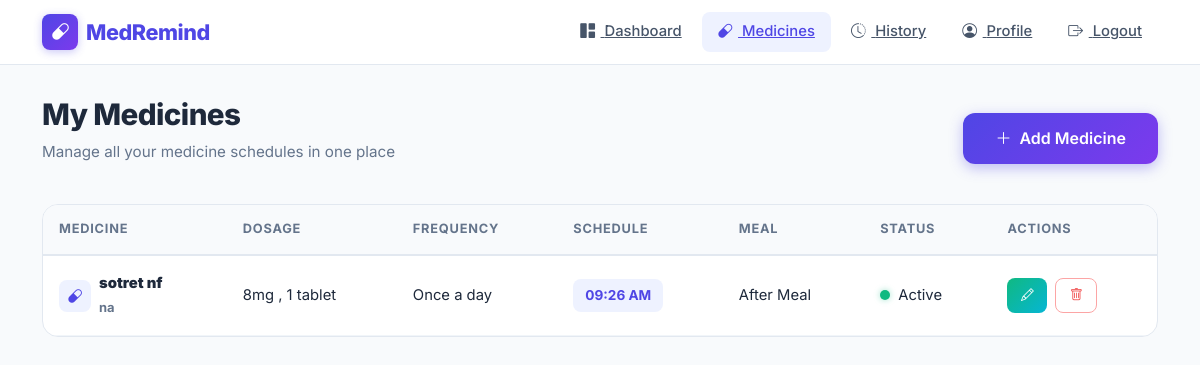
Screenshot of /medicines/ (signed in) with the database file from the repository.
### reminders/models.py (models this page shows, shortened)
class Medicine(models.Model):
    FREQUENCY_CHOICES = [
        ('once', 'Once a day'),
        ('twice', 'Twice a day'),
        ('thrice', 'Three times a day'),
        ('custom', 'Custom times'),
    ]
    MEAL_CHOICES = [
        ('before', 'Before Meal'),
        ('after', 'After Meal'),
        ('with', 'With Meal'),
        ('anytime', 'Anytime'),
    ]
    user = models.ForeignKey(User, on_delete=models.CASCADE, related_name='medicines')
    name = models.CharField(max_length=200)
    dosage = models.CharField(max_length=100, help_text='e.g., 500mg, 1 tablet')
    frequency = models.CharField(max_length=20, choices=FREQUENCY_CHOICES, default='once')
    meal_instruction = models.CharField(max_length=20, choices=MEAL_CHOICES, default='after')
    time_slot_1 = models.TimeField(help_text='Morning/First dose time')
    time_slot_2 = models.TimeField(null=True, blank=True, help_text='Afternoon/Second dose time')
    time_slot_3 = models.TimeField(null=True, blank=True, help_text='Evening/Third dose time')
    start_date = models.DateField(default=timezone.now)
    end_date = models.DateField(null=True, blank=True, help_text='Leave blank for ongoing')
    notes = models.TextField(blank=True, help_text='Any special instructions')
    image = models.ImageField(upload_to='medicines/', null=True, blank=True, help_text='Photo of medicine box or tablet for easy visual reference')
    is_active = models.BooleanField(default=True)
    created_at = models.DateTimeField(auto_now_add=True)
    updated_at = models.DateTimeField(auto_now=True)
    class Meta:
        ordering = ['time_slot_1']
        verbose_name_plural = 'Medicines'

### reminders/views.py (the view)
# urls.py: path('medicines/', views.medicine_list, name='medicine_list'),
@login_required
def medicine_list(request):
    medicines = Medicine.objects.filter(user=request.user).order_by('-is_active', 'name')
    return render(request, 'reminders/medicine_list.html', {'medicines': medicines})

### templates/reminders/medicine_list.html (shortened to what this page needs)
{% extends 'base.html' %}
{% load static %}
{% block navbar %}
<nav class="navbar-custom">
    <div class="container d-flex justify-content-between align-items-center">
        <a href="{% url 'dashboard' %}" class="navbar-brand-custom">
            <span class="brand-icon"><i class="bi bi-capsule"></i></span>
            MedRemind
        </a>
        <div class="d-flex align-items-center gap-1">
            <a href="{% url 'dashboard' %}" class="nav-link-custom" id="nav-dashboard"><i class="bi bi-grid-1x2-fill"></i> Dashboard</a>
            <a href="{% url 'medicine_list' %}" class="nav-link-custom active" id="nav-medicines"><i class="bi bi-capsule"></i> Medicines</a>
            <a href="{% url 'history' %}" class="nav-link-custom" id="nav-history"><i class="bi bi-clock-history"></i> History</a>
            <a href="{% url 'profile' %}" class="nav-link-custom" id="nav-profile"><i class="bi bi-person-circle"></i> Profile</a>
            <a href="{% url 'logout' %}" class="nav-link-custom" id="nav-logout"><i class="bi bi-box-arrow-right"></i> Logout</a>
        </div>
    </div>
</nav>
{% endblock %}
{% block content %}
<div class="dashboard-wrapper">
    <div class="container">
        <div class="page-header d-flex justify-content-between align-items-center flex-wrap gap-3 mb-4">
            <div>
                <h1 class="page-title">My Medicines</h1>
                <p class="page-subtitle">Manage all your medicine schedules in one place</p>
            </div>
            <a href="{% url 'medicine_add' %}" class="btn-primary-custom" id="add-medicine-btn">
                <i class="bi bi-plus-lg"></i> Add Medicine
            </a>
        </div>
        {% if medicines %}
        <div class="content-card slide-up">
            <div class="content-card-body" style="padding: 0;">
                <div class="table-responsive">
                    <table class="medicine-table">
                        <thead>
                            <tr>
                                <th>Medicine</th>
                                <th>Dosage</th>
                                <th>Frequency</th>
                                <th>Schedule</th>
                                <th>Meal</th>
                                <th>Status</th>
                                <th>Actions</th>
                            </tr>
                        </thead>
                        <tbody>
                            {% for medicine in medicines %}
                            <tr id="medicine-row-{{ medicine.id }}">
                                <td>
                                    <div class="medicine-name">
                                        {% if medicine.image %}
                                            <img src="{{ medicine.image.url }}" alt="{{ medicine.name }}" class="rounded-2 border me-2 shadow-sm" style="width: 42px; height: 42px; object-fit: cover;">
                                        {% else %}
                                            <div class="pill-icon"><i class="bi bi-capsule"></i></div>
                                        {% endif %}
                                        <div>
                                            <strong>{{ medicine.name }}</strong>
                                            {% if medicine.notes %}
                                            <br><small style="color: var(--dark-500);">{{ medicine.notes|truncatewords:6 }}</small>
                                            {% endif %}
                                        </div>
                                    </div>
                                </td>
                                <td>{{ medicine.dosage }}</td>
                                <td>{{ medicine.get_frequency_display }}</td>
                                <td>
                                    <span class="dose-time-badge" style="display: inline-block; margin: 2px 0;">{{ medicine.time_slot_1|time:"h:i A" }}</span>
                                </td>
                                <td>{{ medicine.get_meal_instruction_display }}</td>
                                <td>
                                    {% if medicine.is_active %}
                                    <span><span class="status-dot active"></span>Active</span>
                                    {% else %}
                                    <span><span class="status-dot inactive"></span>Inactive</span>
                                    {% endif %}
                                </td>
                                <td>
                                    <div class="d-flex gap-2">
                                        <a href="{% url 'medicine_edit' medicine.pk %}" class="btn-success-custom btn-sm-custom" title="Edit" id="edit-medicine-{{ medicine.id }}">
                                            <i class="bi bi-pencil"></i>
                                        </a>
                                        <a href="{% url 'medicine_delete' medicine.pk %}" class="btn-danger-custom btn-sm-custom" title="Delete" id="delete-medicine-{{ medicine.id }}">
                                            <i class="bi bi-trash"></i>
                                        </a>
                                    </div>
                                </td>
                            </tr>
                            {% endfor %}
                        </tbody>
                    </table>
                </div>
            </div>
        </div>
        {% endif %}
    </div>
</div>
{% endblock %}

### rows the page displays
Medicine: name "sotret nf", notes "na", dosage "8mg , 1 tablet", frequency "Once a day", time_slot_1 "09:26 AM", meal_instruction "After Meal", is_active True (drawn)
